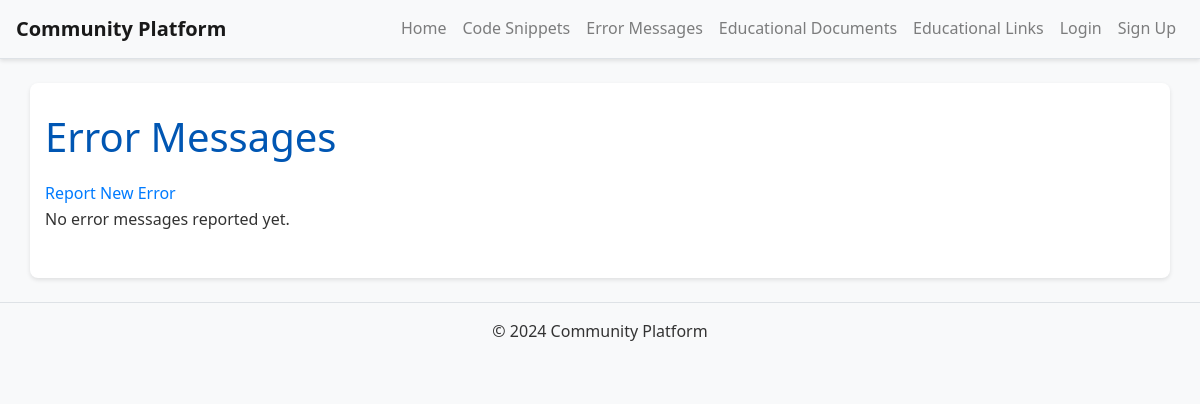
The app's page /errors/, older data.
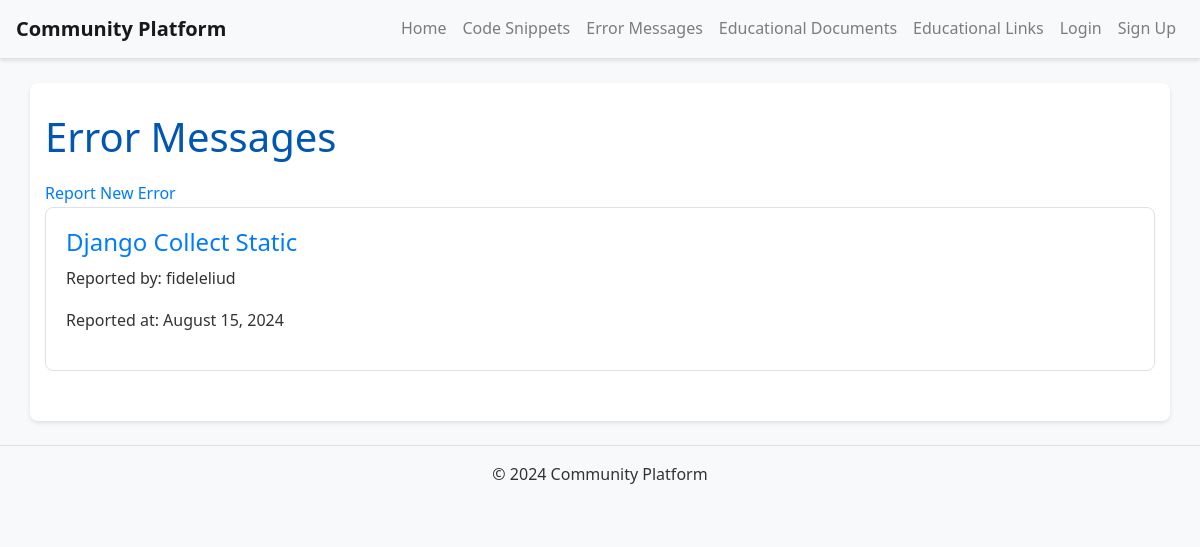
The same page, newer data.
### errors/models.py (models this page shows, shortened)
class ErrorMessage(models.Model):
    user = models.ForeignKey(settings.AUTH_USER_MODEL, on_delete=models.CASCADE)
    title = models.CharField(max_length=200)
    error_message = models.TextField()
    steps_to_reproduce = models.TextField()
    expected_behavior = models.TextField()
    actual_behavior = models.TextField()
    created_at = models.DateTimeField(auto_now_add=True)
    updated_at = models.DateTimeField(auto_now=True)

### users/models.py (models this page shows, shortened)
class CustomUser(AbstractUser):
    bio = models.TextField(blank=True)
    profile_picture = models.ImageField(upload_to='profile_pics/', blank=True, null=True)

### errors/views.py (the view)
# urls.py: path('', views.error_list, name='error_list'),
def error_list(request):
    errors = ErrorMessage.objects.all().order_by('-created_at')
    paginator = Paginator(errors, 10)  # Show 10 errors per page
    page_number = request.GET.get('page')
    page_obj = paginator.get_page(page_number)
    return render(request, 'errors/error_list.html', {'page_obj': page_obj})

### templates/errors/error_list.html (shortened to what this page needs)
{% extends 'base.html' %}
{% block content %}
<h1>Error Messages</h1>
<a href="{% url 'create_error' %}">Report New Error</a>
{% for error in page_obj %}
    <div class="error-preview">
        <h2><a href="{% url 'error_detail' error.pk %}">{{ error.title }}</a></h2>
        <p>Reported by: {{ error.user.username }}</p>
        <p>Reported at: {{ error.created_at|date:"F d, Y" }}</p>
    </div>
{% empty %}
    <p>No error messages reported yet.</p>
{% endfor %}
{% endblock %}

Row changes from the older to the newer data that the page shows:
added ErrorMessage: title "Django Collect Static", user.username "fideleliud", created_at "August 15, 2024"
Text that changed along with them:
text no longer shown: "No error messages reported yet."
